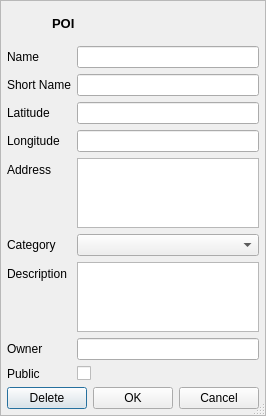
<?xml version="1.0" encoding="UTF-8"?>
<!--
 Generated by Qt.

 Copyright (C) Sapura Secured Technologies, 2014-2017. All Rights Reserved.

 @file
 @version $Id: GisMenuUserPoi.ui 916 2017-03-16 03:12:43Z zafirah $
-->
<ui version="4.0">
 <class>GisMenuUserPoi</class>
 <widget class="QDialog" name="GisMenuUserPoi">
  <property name="windowModality">
   <enum>Qt::WindowModal</enum>
  </property>
  <property name="geometry">
   <rect>
    <x>0</x>
    <y>0</y>
    <width>214</width>
    <height>327</height>
   </rect>
  </property>
  <property name="windowTitle">
   <string>Dialog</string>
  </property>
  <property name="styleSheet">
   <string notr="true"/>
  </property>
  <property name="sizeGripEnabled">
   <bool>true</bool>
  </property>
  <property name="modal">
   <bool>true</bool>
  </property>
  <layout class="QHBoxLayout" name="horizontalLayout_3">
   <property name="leftMargin">
    <number>0</number>
   </property>
   <property name="topMargin">
    <number>0</number>
   </property>
   <property name="rightMargin">
    <number>0</number>
   </property>
   <property name="bottomMargin">
    <number>0</number>
   </property>
   <item>
    <widget class="QFrame" name="frame">
     <property name="frameShape">
      <enum>QFrame::StyledPanel</enum>
     </property>
     <layout class="QVBoxLayout" name="verticalLayout_2">
      <property name="leftMargin">
       <number>6</number>
      </property>
      <property name="topMargin">
       <number>6</number>
      </property>
      <property name="rightMargin">
       <number>6</number>
      </property>
      <property name="bottomMargin">
       <number>6</number>
      </property>
      <item>
       <widget class="QFrame" name="titleFrame">
        <layout class="QHBoxLayout" name="horizontalLayout">
         <item>
          <widget class="QLabel" name="poiIconLbl">
           <property name="maximumSize">
            <size>
             <width>30</width>
             <height>30</height>
            </size>
           </property>
           <property name="text">
            <string/>
           </property>
           <property name="pixmap">
            <pixmap resource="Resources.qrc">:/Images/images/icon_dropPin.png</pixmap>
           </property>
           <property name="scaledContents">
            <bool>true</bool>
           </property>
          </widget>
         </item>
         <item>
          <widget class="QLabel" name="poiLbl">
           <property name="font">
            <font>
             <pointsize>10</pointsize>
             <weight>75</weight>
             <bold>true</bold>
            </font>
           </property>
           <property name="text">
            <string>POI</string>
           </property>
          </widget>
         </item>
        </layout>
       </widget>
      </item>
      <item>
       <layout class="QFormLayout" name="formLayout_2">
        <item row="0" column="0">
         <widget class="QLabel" name="nameLbl">
          <property name="text">
           <string>Name</string>
          </property>
         </widget>
        </item>
        <item row="0" column="1">
         <widget class="QLineEdit" name="txtName"/>
        </item>
        <item row="1" column="0">
         <widget class="QLabel" name="shortnameLbl">
          <property name="text">
           <string>Short Name</string>
          </property>
         </widget>
        </item>
        <item row="1" column="1">
         <widget class="QLineEdit" name="txtShortName"/>
        </item>
        <item row="4" column="0">
         <widget class="QLabel" name="addrLbl">
          <property name="text">
           <string>Address</string>
          </property>
         </widget>
        </item>
        <item row="4" column="1">
         <widget class="QTextEdit" name="txtAddress"/>
        </item>
        <item row="5" column="0">
         <widget class="QLabel" name="catLbl">
          <property name="text">
           <string>Category</string>
          </property>
         </widget>
        </item>
        <item row="5" column="1">
         <widget class="QComboBox" name="cmbCategory"/>
        </item>
        <item row="6" column="0">
         <widget class="QLabel" name="descLbl">
          <property name="text">
           <string>Description</string>
          </property>
         </widget>
        </item>
        <item row="6" column="1">
         <widget class="QTextEdit" name="txtDescription"/>
        </item>
        <item row="2" column="0">
         <widget class="QLabel" name="latLbl">
          <property name="text">
           <string>Latitude</string>
          </property>
         </widget>
        </item>
        <item row="2" column="1">
         <widget class="QLineEdit" name="txtLat"/>
        </item>
        <item row="3" column="1">
         <widget class="QLineEdit" name="txtLon"/>
        </item>
        <item row="3" column="0">
         <widget class="QLabel" name="lonLbl">
          <property name="text">
           <string>Longitude</string>
          </property>
         </widget>
        </item>
        <item row="7" column="0">
         <widget class="QLabel" name="ownerLbl">
          <property name="text">
           <string>Owner</string>
          </property>
         </widget>
        </item>
        <item row="7" column="1">
         <widget class="QLineEdit" name="txtOwner"/>
        </item>
        <item row="8" column="0">
         <widget class="QLabel" name="publicLbl">
          <property name="text">
           <string>Public</string>
          </property>
         </widget>
        </item>
        <item row="8" column="1">
         <widget class="QCheckBox" name="publicChk"/>
        </item>
       </layout>
      </item>
      <item>
       <layout class="QHBoxLayout" name="horizontalLayout_2">
        <item>
         <widget class="QPushButton" name="deleteBtn">
          <property name="text">
           <string>Delete</string>
          </property>
         </widget>
        </item>
        <item>
         <widget class="QPushButton" name="okBtn">
          <property name="text">
           <string>OK</string>
          </property>
         </widget>
        </item>
        <item>
         <widget class="QPushButton" name="cancelBtn">
          <property name="text">
           <string>Cancel</string>
          </property>
         </widget>
        </item>
       </layout>
      </item>
     </layout>
    </widget>
   </item>
  </layout>
 </widget>
 <resources>
  <include location="Resources.qrc"/>
 </resources>
 <connections/>
</ui>
